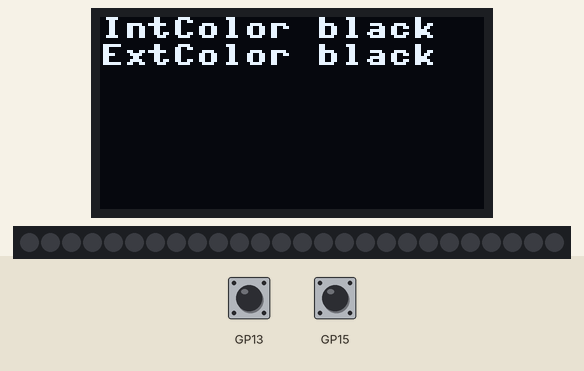
Simulated run of this program. Board: Raspberry Pi Pico running MicroPython. Shown: 128×64 one-colour display, 26 RGB LEDs in strip order, left to right. Inputs (shaded band) come from the test bench; at power-on: GP15 LOW, GP13 LOW. Dim RGB values are drawn brighter than linear; random numbers come from a fixed seed; library files of the repository ran but are not shown: __init__.py, ssd1306.py; what the program prints to the serial console is not drawn.

Above: at 1.2 s.
1.3 s: GP15 pulled HIGH for 0.15 s
At 2.7 s:
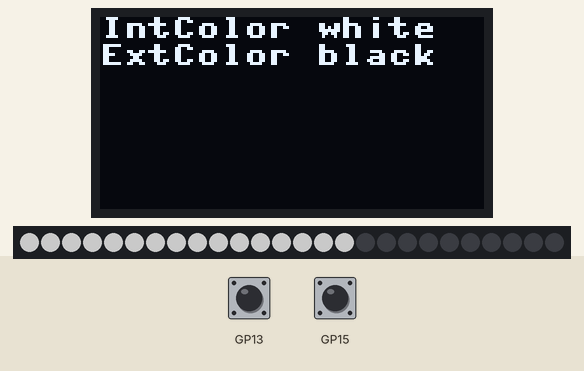
3.0 s: GP13 pulled HIGH for 0.15 s
At 4.3 s:
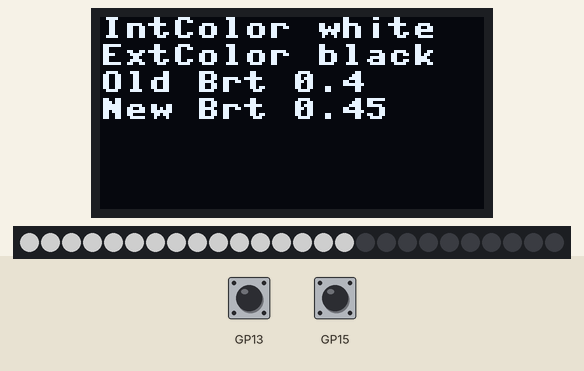
4.6 s: GP15 pulled HIGH for 0.15 s
At 5.2 s:
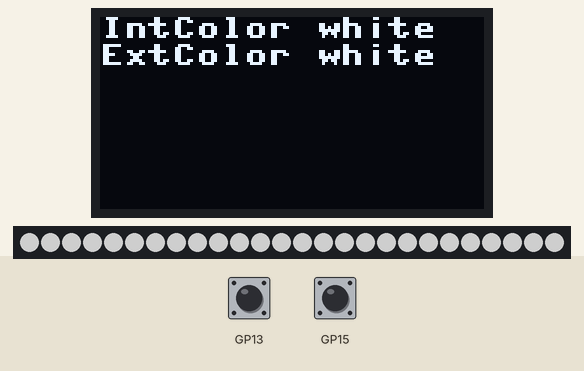
6.3 s: GP13 pulled HIGH for 1 s
At 7.9 s:
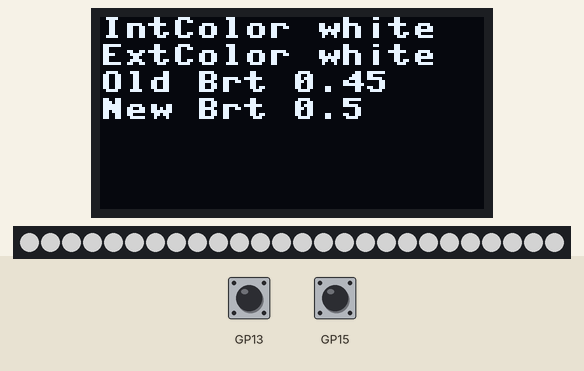
8.8 s: GP15 pulled HIGH for 0.15 s
At 9.6 s:
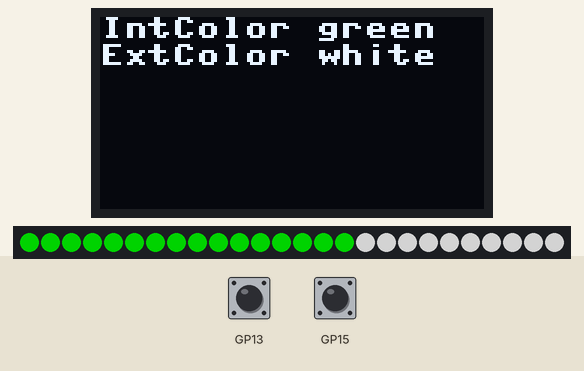
10.6 s: GP13 pulled HIGH for 0.15 s
At 11.1 s:
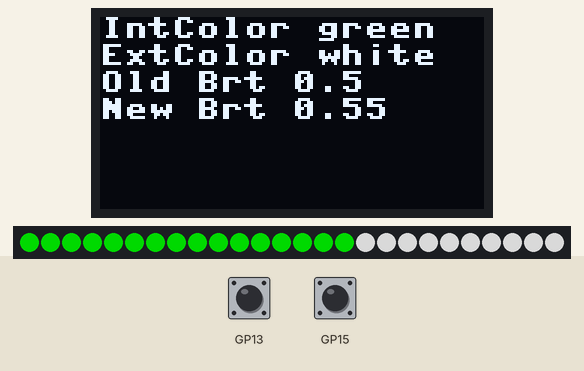
Timing chart, 0 to 13.2 s (numbered marks = the images above; inputs shaded):
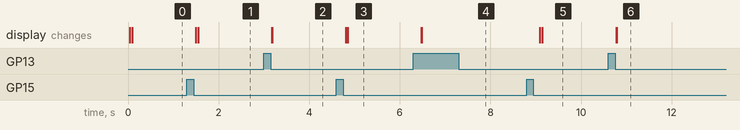

Measured:
- after the input at 3.0 s, the display: first changes after 0.18 s (image 2 shows a later state)
- after the input at 6.3 s, the display: first changes after 0.18 s (image 4 shows a later state)
- after the input at 10.6 s, the display: first changes after 0.17 s (image 6 shows a later state)

The program:

main.py
```python
from helpers import effect
from helpers import buttons
import time
import random

## LED_TYPE = "WS2812B" or "SK6812"
LED_TYPE = "SK6812"
NUM_LEDS = 26
PIN_NUM = 28 # (GP)28 = Pin 34 on the PICO W
BRIGHTNESS = 0.4
INTERAL_LEDS = 16
EXTERNAL_LEDS = 10
PBSW1_PIN = 15
PBSW2_PIN = 13
PBSW1_NAME = "Mode"

eff = effect.Effects(LED_TYPE, NUM_LEDS, PIN_NUM, BRIGHTNESS, INTERAL_LEDS, EXTERNAL_LEDS)
eff.details()
modesw = buttons.Pbswitch(PBSW1_PIN)
brtsw = buttons.Pbswitch(PBSW2_PIN)

def main():
    global BRIGHTNESS
    oldBRT = 0.0
    try:
        cmode = 0
        eff.modeSelect(cmode)
        while True:
            # Check if button was pressed and released,
            # then do something based on length of button press.
            # If btn press was less then 1000ms then change mode.
            # If more then 1000ms then set mode to 0 or off state

            modep,modesp,modelp = modesw.status()
            brtp,brtsp,brtlp = brtsw.status()

            if modep == True:
                if modelp == True:
                    modesw.reset()
                    cmode = 0
                    eff.modeSelect(cmode)
                elif modesp == True:
                    modesw.reset()
                    cmode += 1
                    if cmode >= 5:
                        cmode = 0
                    eff.modeSelect(cmode)
            if brtp == True:
                brtsw.reset()
                oldBRT = BRIGHTNESS
                BRIGHTNESS += .05
                if BRIGHTNESS >= 1.02:
                    BRIGHTNESS = 0.4
                print("Orig Brt = ", oldBRT, "New Brt = ", BRIGHTNESS)
                eff.updateBrt(BRIGHTNESS)
            time.sleep(.2)

    except KeyboardInterrupt:
        eff.clear()
        eff.clearDisp()

if __name__ == '__main__':
    main()
```

effect.py
```python
from helpers import display
from helpers import rgbleds
from helpers import colors
import time
import random


class Effects:
    def __init__(self, LED_TYPE, NUM_LEDS, PIN_NUM, BRT, NUM_INT_LEDS, NUM_EXT_LEDS):
        self.ledType = LED_TYPE
        self.numLeds = NUM_LEDS
        self.pinNum = PIN_NUM
        self.brt = BRT
        self.oldBRT = 0.0
        self.intLeds = NUM_INT_LEDS
        self.extLeds = NUM_EXT_LEDS
        self.led = rgbleds.Led_init(LED_TYPE, NUM_LEDS, PIN_NUM)
        self.pal = colors.Palette(LED_TYPE)
        self.disp = display.Display()
        self.pastOledText = ''


        print("in effect.Effects __init__")

    def test1(self):
        print("in test1")

    def details(self):
        print("")
        print("======== Details ========")
        print("LED_TYPE = ", self.ledType)
        print("NUM_LEDS = ", self.numLeds)
        print("PIN_NUM = ", self.pinNum)
        print("BRT = ", self.brt)
        print("NUM_INT_LEDS = ", self.intLeds)
        print("NUM_EXT_LEDS = ", self.extLeds)
        print("=========================")
        print("")

    def clear(self):
        print("running clear...")
        self.led.pixels_fill(self.pal.pickColor("black"))
        self.led.pixels_show(self.brt)

    def clearDisp(self):
        self.disp.oledClear()

    def allFill(self, color):
        print("running allFill using ...")
        c = self.pal.pickColor(color)
        print(color,c)
        self.led.pixels_fill(self.pal.pickColor(color))
        self.led.pixels_show(self.brt)

    def discoLights(self,color,duration):
        print("running discoLights ...")
        self.clear()
        for i in range (0,duration):
            rled = random.randint(0, self.numLeds-1)

            self.led.pixels_set(rled, self.pal.pickColor(color))
            self.led.pixels_show(.9)
            self.led.pixels_set(rled, self.pal.pickColor("black"))
            time.sleep(.05)

    def intLights(self):
        int_index = []
        int_index.extend(range(self.intLeds))
        #print("internal led index's = ", int_index)
        return int_index

    def extLights(self):
        ext_index = []
        stop = self.intLeds + self.extLeds
        ext_index.extend(range(self.intLeds, stop))
        #print("external led index's = ", ext_index)
        return ext_index

    def fillIntLights(self, color):
        for i in range(len(self.intLights())): #range(len(self.intLights()))
            ledIndex = self.intLights()[i]
            self.led.pixels_set(ledIndex, self.pal.pickColor(color))
        self.led.pixels_show(self.brt)
        return color

    def fillExtLights(self, color):
        for i in range(len(self.extLights())): #range(len(self.intLights()))
            ledIndex = self.extLights()[i]
            self.led.pixels_set(ledIndex, self.pal.pickColor(color))
        self.led.pixels_show(self.brt)
        return color

    def modeSelect(self,mode):

        if mode == 0:
            print("In Mode 0 \n")
            self.Mode0()
        elif mode == 1:
            print("In Mode 1 \n")
            self.Mode1()
        elif mode == 2:
            print("In Mode 2 \n")
            self.Mode2()
        elif mode == 3:
            print("In Mode 3 \n")
            self.Mode3()
        elif mode == 4:
            print("In Mode 4 \n")
            self.Mode4()
        else:
            print("Wrong Mode selected \n")
        return mode

    def Mode0(self):
        print("Put mode 0 stuff here.")
        color1 = self.fillIntLights("black")
        color2 = self.fillExtLights("black")
        text = 'IntColor ' + color1 + ';' + 'ExtColor ' + color2
        self.pastOledText = text
        self.disp.oledWrite(self.disp.genText(text))

    def Mode1(self):
        print("Put mode 1 stuff here.")
        color1 = self.fillIntLights("white")
        color2 = self.fillExtLights("black")
        text = 'IntColor ' + color1 + ';' + 'ExtColor ' + color2
        self.pastOledText = text
        self.disp.oledWrite(self.disp.genText(text))

    def Mode2(self):
        print("Put mode 2 stuff here.")
        color1 = self.fillIntLights("white")
        color2 = self.fillExtLights("white")
        text = 'IntColor ' + color1 + ';' + 'ExtColor ' + color2
        self.pastOledText = text
        self.disp.oledWrite(self.disp.genText(text))

    def Mode3(self):
        print("Put mode 3 stuff here.")
        color1 = self.fillIntLights("green")
        color2 = self.fillExtLights("white")
        text = 'IntColor ' + color1 + ';' + 'ExtColor ' + color2
        self.pastOledText = text
        self.disp.oledWrite(self.disp.genText(text))

    def Mode4(self):
        print("Put mode 4 stuff here.")
        color1 = self.fillIntLights("federal blue")
        color2 = self.fillExtLights("federal blue")
        text = 'IntColor ' + color1 + ';' + 'ExtColor ' + color2
        self.pastOledText = text
        self.disp.oledWrite(self.disp.genText(text))

    def updateBrt(self,newbrt):
        self.oldBRT = self.brt
        self.brt = newbrt
        print(self.oldBRT, self.brt)
        print(len(self.pastOledText))
        if len(self.pastOledText) == 0:
            text = 'Old Brt ' + str(self.oldBRT) + ';' + 'New Brt ' + str(self.brt)

        text = 'Old Brt ' + str(self.oldBRT) + ';' + 'New Brt ' + str(self.brt)
        text = self.pastOledText + ';' + text
        self.disp.oledWrite(self.disp.genText(text))
        self.led.pixels_show(self.brt)
```

buttons.py
```python
from machine import Pin
import time

#Pb_Switch = Pin(15,Pin.IN,Pin.PULL_DOWN)

class Pbswitch:
    def __init__(self, swPinNum):
        self.swPinNum = swPinNum
        self.pbState = 0
        self.mode = 0
        self.btnPressed = False
        self.longPress = False
        self.shortPress = False
        self.t1 = 0
        self.t2 = 0

        self.swName = Pin(self.swPinNum, Pin.IN,Pin.PULL_DOWN)
        self.pbState = self.swName.value() #Preset the STATE variable for the Pb_Switch
        self.startHandler()

    def Pb_Switch_INT(self,pin): # PB_Switch Interrupt handler

        self.swName.irq(handler=None) # Turn off the handler while it is executing

        if (self.swName.value() == 1) and (self.pbState == 0):
            self.pbState = 1     # Update current state of switch
            self.btnPressed = True # Do required action here
            self.t1 = time.ticks_ms()

        elif (self.swName.value() == 0) and (self.pbState == 1):
            self.pbState = 0     # Update current state of switch / Do required action here
            self.t2 = time.ticks_ms()
            dt = self.t2 - self.t1
            if dt >= 1000:
                self.longPress = True
                self.shortPress = False
            else:
                self.longPress = False
                self.shortPress = True

        self.swName.irq(handler=self.Pb_Switch_INT)

    def startHandler(self):

        #Setup the Interrupt Request Handling for Pb_Switch change of state
        self.swName.irq(trigger=Pin.IRQ_RISING | Pin.IRQ_FALLING, handler=self.Pb_Switch_INT)

    def status(self):
        pressed = self.btnPressed
        shortPress = self.shortPress
        longPress = self.longPress
        return pressed, shortPress, longPress

    def reset(self):
        self.btnPressed = False
        self.shortPress = False
        self.longPress = False

    # def longPressed(self):
    #     lpress = self.longPress
    #     return lpress

    # def resetLP(self):
    #     self.longPress = False
```

display.py
```python
# imports
from machine import Pin,I2C
from ssd1306 import SSD1306_I2C


class Display:

    def __init__(self):
        i2c_dev = I2C(0,scl=Pin(1),sda=Pin(0),freq=400000)
        self.oled = SSD1306_I2C(128, 64, i2c_dev)
        self.details()

    def details(self):
        print("oled disply has been configured")


    def genText(self, text):
        t = []
        t = text.split(";")
        print(t)
        return t

    def oledWrite(self,text):
        offset = 0
        self.oled.fill(0)
        for i in range(len(text)):
            self.oled.text(text[i],0,offset)
            offset = offset + 9
        self.oled.show()

    def oledClear(self):
        self.oled.fill(0)
        self.oled.show()
```

rgbleds.py
```python
#!/usr/bin/env python
# coding: utf-8

import array, time
from machine import Pin,I2C
import rp2
import random

class Led_init:
    def __init__(self, rgbStyle, numLeds, pinNum):
        print(Led_init)
        self.style = rgbStyle
        self.numLeds = numLeds
        self.pinNum = pinNum
        if self.style == "SK6812":
            self.start_sk_sm()
        else:
            self.start_ws_sm()

        #self.start_sm()
        self.details()

    def details(self):
        print("A strip of %2d " % (self.numLeds) + self.style + "'s has been configured")

    def start_sk_sm(self):
        @rp2.asm_pio(sideset_init=rp2.PIO.OUT_LOW, out_shiftdir=rp2.PIO.SHIFT_LEFT, autopull=True, pull_thresh=32) #was 24
        def sk6812():
            T1 = 2
            T2 = 5
            T3 = 3
            wrap_target()
            label("bitloop")
            out(x, 1)               .side(0)    [T3 - 1]
            jmp(not_x, "do_zero")   .side(1)    [T1 - 1]
            jmp("bitloop")          .side(1)    [T2 - 1]
            label("do_zero")
            nop()                   .side(0)    [T2 - 1]
            wrap()

        # Create the StateMachine with the ws2812 program, outputting on pin
        self.sm = rp2.StateMachine(0, sk6812, freq=8_000_000, sideset_base=Pin(self.pinNum))

        # Start the StateMachine, it will wait for data on its FIFO.
        self.sm.active(1)

        # Display a pattern on the LEDs via an array of LED RGB values.
        self.ar = array.array("I", [0 for _ in range(self.numLeds)])

    def start_ws_sm(self):
        @rp2.asm_pio(sideset_init=rp2.PIO.OUT_LOW, out_shiftdir=rp2.PIO.SHIFT_LEFT, autopull=True, pull_thresh=24) #was 24
        def ws2812b():
            T1 = 2
            T2 = 5
            T3 = 3
            wrap_target()
            label("bitloop")
            out(x, 1)               .side(0)    [T3 - 1]
            jmp(not_x, "do_zero")   .side(1)    [T1 - 1]
            jmp("bitloop")          .side(1)    [T2 - 1]
            label("do_zero")
            nop()                   .side(0)    [T2 - 1]
            wrap()

        # Create the StateMachine with the ws2812 program, outputting on pin
        self.sm = rp2.StateMachine(0, ws2812b, freq=8_000_000, sideset_base=Pin(self.pinNum))

        # Start the StateMachine, it will wait for data on its FIFO.
        self.sm.active(1)

        # Display a pattern on the LEDs via an array of LED RGB values.
        self.ar = array.array("I", [0 for _ in range(self.numLeds)])


    def pixels_show(self, brightness):
        if self.style == "SK6812":
            dimmer_ar = array.array("I", [0 for _ in range(self.numLeds)])
            for i,c in enumerate(self.ar):
                r = int(((c >> 16) & 0xFF) * brightness)
                g = int(((c >> 24) & 0xFF) * brightness)
                b = int(((c >> 8) & 0xFF) * brightness)
                w = int((c & 0xFF) * brightness)
                dimmer_ar[i] = (g<<24) + (r<<16) + (b<<8) + w
            self.sm.put(dimmer_ar, 0) #8 to 0
            time.sleep_ms(10)
        else:

            dimmer_ar = array.array("I", [0 for _ in range(self.numLeds)])
            for i,c in enumerate(self.ar):
                r = int(((c >> 8) & 0xFF) * brightness)
                g = int(((c >> 16) & 0xFF) * brightness)
                b = int((c & 0xFF) * brightness)
                dimmer_ar[i] = (g<<16) + (r<<8) + b
            self.sm.put(dimmer_ar, 8)
            time.sleep_ms(10)

    def pixels_set(self, i, color):
        if self.style == "SK6812":
            self.ar[i] = (color[1]<<24) + (color[0]<<16) + (color[2]<<8) + color[3]
        else:
            self.ar[i] = (color[1]<<16) + (color[0]<<8) + color[2]

    def pixels_fill(self, color):
        for i in range(len(self.ar)):
            self.pixels_set(i, color)
```

colors.py
```python
class Palette:
    def __init__(self,rgbType):

        self.rgbType = rgbType.lower()

        self.MasterColor = {
        "powder blue" : "147, 181, 198,0",
        "tea green" : "221, 237, 170,0",
        "naples yellow" : "240, 207, 101,0",
        "burnt sienna" : "215, 129, 106,0",
        "fuchsia rose" : "189, 79, 108,0",

        #Plaltte2
        "oxford blue" : "16, 37, 66,0",
        "bittersweet" : "248, 112, 96,0",
        "platinum" : "205, 215, 214,0",
        "khaki" : "179, 130, 70,0", #179,163,148,0
        "white" : "255, 255, 255,0",
        #Palette3
        "federal blue" : "7, 0, 77,0",
        "steel blue" : "45, 130, 183,0",
        "aquamarine" : "66, 226, 184,0",
        "dutch white" : "243, 223, 191,0",
        "light coral" : "235, 138, 144,0",

        "black" : "0, 0, 0, 0",
        "red" : "255, 0, 0, 0",
        "yellow" : "255, 150, 0, 0",
        "green" : "0, 255, 0, 0",
        "cyan" : "0, 255, 255, 0",
        "blue" : "0, 0, 255, 0",
        "cream" : "255, 255, 214, 0",
        "purple" : "180, 0, 255, 0",
        "lavender" : "255, 153, 255, 0",

        "light blue" : "156, 255, 255, 0",
        "orange" : "255, 20, 0, 0"
        }

        if self.rgbType == "sk6812":
            self.MasterColor["white"] = "0, 0, 0, 255"

    def parseColor(self,color):
        x = list(color.split(","))
        for i in range(len(x)):
            x[i] = int(x[i])
        color = tuple(x)
        return color

    def pickColor(self,color):
        color = color.lower()
        #self.palette = palette.lower()
        color = self.parseColor(self.MasterColor.get(color))
        return color

    def genColorList(self):
        self.lcolors = []

        for k,v in self.MasterColor.items():
            self.lcolors.append(k)
        print(self.lcolors)
        return self.lcolors
```
